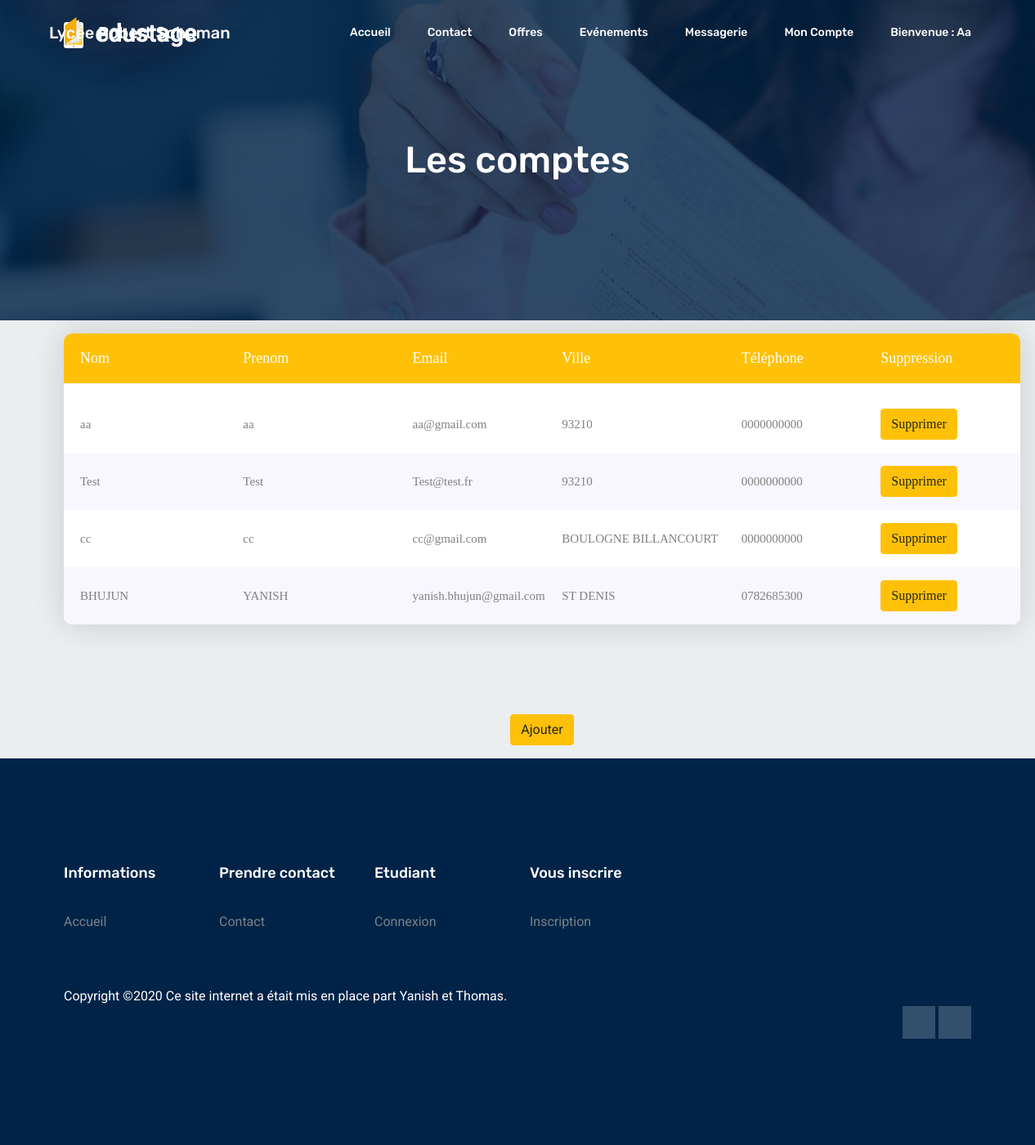
/View/moncompte_admin.php (signed in), run on the app's committed database.
### tables this page shows
CREATE TABLE IF NOT EXISTS `compte` (
  `id` int(11) NOT NULL AUTO_INCREMENT,
  `nom` varchar(50) NOT NULL,
  `prenom` varchar(50) NOT NULL,
  `email` varchar(50) NOT NULL,
  `ville` varchar(30) NOT NULL,
  `tel` varchar(20) NOT NULL,
  `mdp` varchar(50) NOT NULL,
  `role` varchar(10) NOT NULL,
  PRIMARY KEY (`id`),
  KEY `nom` (`nom`),
  KEY `tel` (`tel`)
);

### View/moncompte_admin.php (the view, shortened to what this page needs)
<!DOCTYPE html>
<html lang="en">
  <head>
<link rel="stylesheet" type="text/css" href="../tableau/vendor/bootstrap/css/bootstrap.min.css">
<link rel="stylesheet" type="text/css" href="../tableau/fonts/font-awesome-4.7.0/css/font-awesome.min.css">
<link rel="stylesheet" type="text/css" href="../tableau/vendor/animate/animate.css">
<link rel="stylesheet" type="text/css" href="../tableau/vendor/select2/select2.min.css">
<link rel="stylesheet" type="text/css" href="../tableau/vendor/perfect-scrollbar/perfect-scrollbar.css">
<link rel="stylesheet" type="text/css" href="../tableau/css/util.css">
<link rel="stylesheet" type="text/css" href="../tableau/css/main.css">
<link rel="stylesheet" type="text/css" href="../tableau/css/style2.css">
<link rel="stylesheet" type="text/css" href="../tableau/css/style3.css">
    <link rel="stylesheet" href="../css/bootstrap.css" />
    <link rel="stylesheet" href="../css/flaticon.css" />
    <link rel="stylesheet" href="../css/themify-icons.css" />
    <link rel="stylesheet" href="../vendors/owl-carousel/owl.carousel.min.css" />
    <link rel="stylesheet" href="../vendors/nice-select/css/nice-select.css" />
    <link rel="stylesheet" href="../css/style.css" />
    <link rel="stylesheet" href="../css/style3.css" />
    <link rel="stylesheet" href="../css/erreur.css" />
  </head>
</body>
</body>
</body>
</body>
  <body>
    <header class="header_area white-header">
      <div class="main_menu">
        <nav class="navbar navbar-expand-lg navbar-light">
          <div class="container">
            <a class="navbar-brand" href="index.html">
              <img class="logo-2" src="img/logo2.png" alt="" />
            </a>
            <div class="collapse navbar-collapse offset" id="navbarSupportedContent">
              <ul class="nav navbar-nav menu_nav ml-auto">
                <?php
                if (isset($_SESSION['email'])){
                  if ($_SESSION['role'] == "client") { ?>
                    <div class="position2">
                    <?php echo'Lycée Robert Schuman'?>
                    </div>
                    <li class="nav-item">
                      <a class="nav-link" href="../index.php">Accueil</a>
                    </li>
                    <li class="nav-item">
                      <a class="nav-link" href="contact.php">Contact</a>
                    </li>
                    <li class="nav-item">
                      <a class="nav-link" href="offre_emploi_client.php">Offres</a>
                    </li>
                    <li class="nav-item submenu dropdown">
                      <a href="evenement.php" class="nav-link dropdown-toggle"> Evénements
                      </a>
                    </li>
                    <li class="nav-item submenu dropdown">
                      <a href="messagerie.php" class="nav-link dropdown-toggle">Messagerie
                      </a>
                    </li>
                    <li class="nav-item">
                      <a class="nav-link" href="moncompte_client.php">Mon compte</a>
                    </li>
                    <li class="nav-item submenu dropdown">
                      <a href="moncompte_client.php" class="nav-link dropdown-toggle"><?php echo'Bienvenue : ', $_SESSION['prenom'];?>
                      </a>
                    </li>
                 <?php }
                }  ?>
              </ul>
            </div>
          </div>
        </nav>
      </div>
    </header>
    <section class="banner_area">
      <div class="banner_inner d-flex align-items-center">
        <div class="overlay"></div>
        <div class="container">
          <div class="row justify-content-center">
            <div class="col-lg-6">
              <div class="banner_content text-center">
                <h2>Les comptes </h2>
              </div>
            </div>
          </div>
        </div>
      </div>
    </section>
    <?php
  	try{
  		$bdd= new PDO('mysql:host=localhost;dbname=ecole; charset=utf8','root','');
  	}
  	catch (Exception $e){
  		die('Erreur:'.$e->getMessage());
  	}
  	?>
<div class="container">
  <p>  <div class="container-table100">
      <div class="wrap-table100">
        <div class="table100 ver1 m-b-110">
          <div class="table100-head">
  						<table>
  							<thead>
  								<tr class="row100 head">
  									<th class="cell100 column1">Nom</th>
  									<th class="cell100 column2">Prenom</th>
  									<th class="cell100 column3">Email</th>
                    <th class="cell100 column4">Ville</th>
  									<th class="cell100 column5">Téléphone</th>
                    <th class="cell100 column5">Suppression</th>
  								</tr>
  							</thead>
  						</table>
  					</div></p>
  					<div class="table100-body js-pscroll">
  						<table>
  							<tbody>
                  <?php
                  $req = $bdd->prepare('SELECT * FROM compte');
                  $req->execute(array('email'=>$_SESSION['email']));
                  $donnees= $req->fetchall();
                  foreach ($donnees as $value) { ?>
                    <tr class="row100 body">
                          <td class="cell100 column1"><?php echo $value['nom']?></td>
                          <td class="cell100 column2"><?php echo $value['prenom']?></td>
                          <td class="cell100 column3"><?php echo $value['email']?></td>
                          <td class="cell100 column4"><?php echo $value['ville']?></td>
                          <td class="cell100 column5"><?php echo $value['tel']?></td>
                          <td class="cell100 column5"><a class="btn btn-warning" data-toggle="modal" data-target="#exampleModal<?php echo $value['id'] ?>" href="../manager/supprimer_client.php?id=<?php echo $value['id']; ?>">Supprimer</a>
                         </tr>
<?php
                 }
?>
               </tbody>
             </table>
           </div>
         </div>
           <div class="pull left">
         <p><center><button type="button" class="btn btn-warning" onclick="window.location.href='ajouter_client.php'">Ajouter</button></center></p>
           </div>
    <footer class="footer-area section_gap">
      <div class="container">
        <div class="row">
          <div class="col-lg-2 col-md-6 single-footer-widget">
            <h4>Informations</h4>
            <ul>
              <li><a href="../index.php">Accueil</a></li>
            </ul>
          </div>
          <div class="col-lg-2 col-md-6 single-footer-widget">
            <h4>Prendre contact</h4>
            <ul>
              <li><a href="contact.php">Contact</a></li>
            </ul>
          </div>
          <div class="col-lg-2 col-md-6 single-footer-widget">
            <h4>Etudiant</h4>
            <ul>
              <li><a href="connexion.php">Connexion</a></li>
            </ul>
          </div>
          <div class="col-lg-2 col-md-6 single-footer-widget">
            <h4>Vous inscrire</h4>
            <ul>
              <li><a href="inscription.php">Inscription</a></li>
            </ul>
          </div>
        </div>
        <div class="row footer-bottom d-flex justify-content-between">
          <p class="col-lg-8 col-sm-12 footer-text m-0 text-white">
Copyright &copy;<script>document.write(new Date().getFullYear());</script> Ce site internet a était mis en place part Yanish et Thomas.
          </p>
          <div class="col-lg- col-sm-12 footer-social">
            <a href="https://fr-fr.facebook.com/pages/lyc%C3%A9e-robert-shuman-dugny/138783332978707"><i class="ti-facebook"></i></a>
            <a href="https://www.linkedin.com/authwall?trk=ripf&trkInfo=AQEox7flDVgK6wAAAXTU30Sg9G1wuydfYLa76GB2oassbBSdjOi9-W4ZjXPYF8_C316tFE1wSZJQcJXqWoZZ_TSYGc-KGAmfL2kQ0G2cJ_EJNiW2QL5Z-8o7AyjmF9l5fSLAA-I=&originalReferer=https://www.google.com/&sessionRedirect=https%3A%2F%2Ffr.linkedin.com%2Fschool%2Flyc%25C3%25A9erobertschuman%2F"><i class="ti-linkedin"></i></a>
          </div>
        </div>
      </div>
    </footer>
  </body>
</html>

### tableau/css/main.css (style rules this page uses)
* { margin: 0px; padding: 0px; box-sizing: border-box; }
body, html { height: 100%; font-family: sans-serif; }
a { margin: 0px; transition: all 0.4s; -webkit-transition: all 0.4s; -o-transition: all 0.4s; -moz-transition: all 0.4s; }
h1,h2,h3,h4,h5,h6 { margin: 0px; }
p { margin: 0px; }
ul, li { margin: 0px; list-style-type: none; }
button { outline: none !important; border: none; background: transparent; }
.js-pscroll { position: relative; overflow: hidden; }
.wrap-table100 { width: 1170px; }
.table100 { background-color: #fff; }
table { width: 100%; }
th, td { font-weight: unset; padding-right: 10px; }
.table100-head th { padding-top: 18px; padding-bottom: 18px; }
.table100-body td { padding-top: 16px; padding-bottom: 16px; }
.table100 { position: relative; padding-top: 60px; }
.table100-head { position: absolute; width: 100%; top: 0; left: 0; }
.table100-body { max-height: 585px; overflow: auto; }
.table100.ver1 td { font-family: Lato-Regular; font-size: 15px; color: #808080; line-height: 1.4; }
.table100.ver1 .table100-body tr:nth-child(even) { background-color: #f8f6ff; }
.table100.ver1 { border-radius: 10px; overflow: hidden; box-shadow: 0 0px 40px 0px rgba(0, 0, 0, 0.15); -moz-box-shadow: 0 0px 40px 0px rgba(0, 0, 0, 0.15); -webkit-box-shadow: 0 0px 40px 0px rgba(0, 0, 0, 0.15); -o-box-shadow: 0 0px 40px 0px rgba(0, 0, 0, 0.15); -ms-box-shadow: 0 0px 40px 0px rgba(0, 0, 0, 0.15); }

### tableau/css/style2.css (style rules this page uses)
.column1 { width: 18%; padding-left: 20px; }
.column2 { width: 17%; }
.column3 { width: 15%; }
.column4 { width: 18%; }
.column5 { width: 14%; }
.table100.ver1 th { font-family: Lato-Bold; font-size: 18px; color: #fff; line-height: 1.4; background-color: #ffc107; }

### tableau/css/style3.css (style rules this page uses)
.table100.ver1 th { font-family: Lato-Bold; font-size: 18px; color: #fff; line-height: 1.4; background-color: #ffc107; }

### css/style3.css (style rules this page uses)
.position2 { position: absolute; left: 60px; text-transform: capitalize; color: #ffffff; font: 500 20px/80px "Rubik", sans-serif; }

### data on the page
compte: nom "aa", prenom "aa", email "aa@gmail.com", ville "93210", tel "0000000000"
compte: nom "Test", prenom "Test", email "Test@test.fr", ville "93210", tel "0000000000"
compte: nom "cc", prenom "cc", email "cc@gmail.com", ville "BOULOGNE BILLANCOURT", tel "0000000000"
compte: nom "BHUJUN", prenom "YANISH", email "yanish.bhujun@gmail.com", ville "ST DENIS", tel "0782685300"

### other printed values
$_SESSION['prenom'] "Aa"
